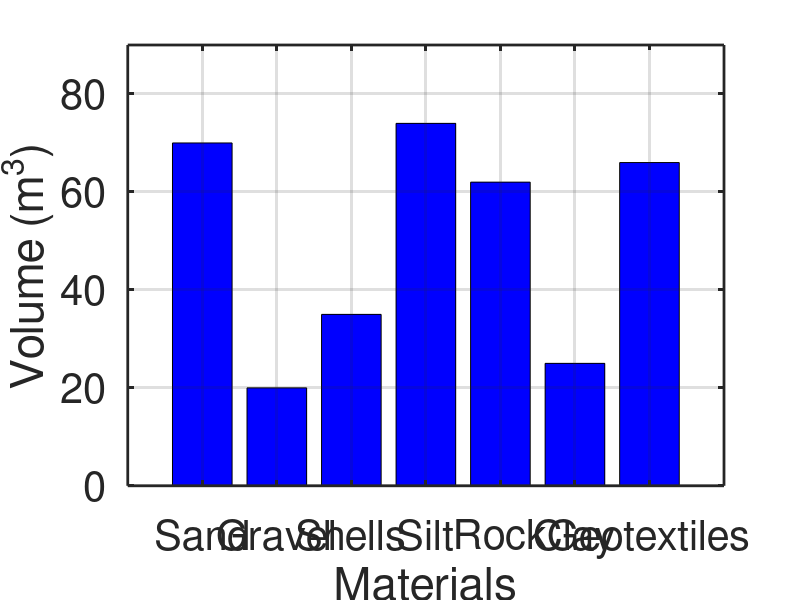

MATLAB code to generate this figure:
%this M-file , CH01Mcode7.m, 
%This code makes a bar chart of 
%materials used for beach nourishment
clc ; % clear screen
clear ; %clear  memory
set(0,'defaultaxesfontsize',30);%font
% Define materials and their volumes
mat={'Sand','Gravel','Shells','Silt', ...
    'Rock', 'Clay', 'Geotextiles'};
vol=[70,20,35,74,62,25,66];%Volumes(m^3)
% Create a bar chart
figure; % Open a new figure
bar(vol,'FaceColor','b'); % blue color
xlabel('Materials');ylabel('Volume (m^3)');
set(gca,'XTickLabel',mat);%x-axis labels
grid on;%Add grid for better readability
ylim([0 90]); % limit of y axis
set(gca,'linewidth',2.0);
% end of M - file
